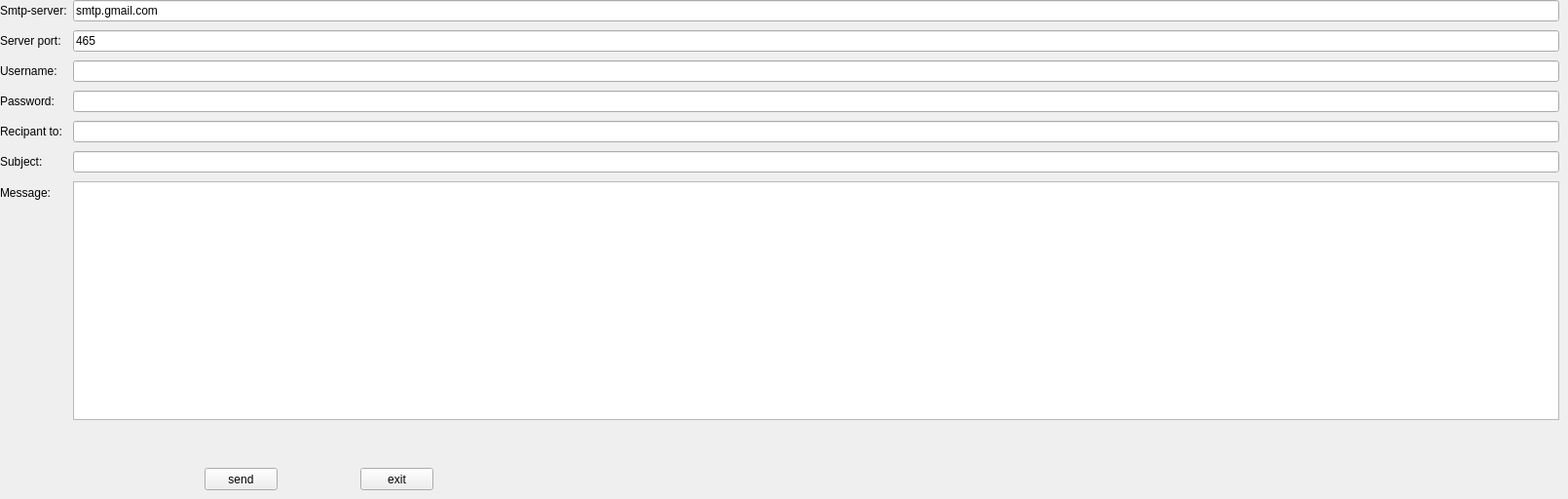
        <widget class="QWidget" name="tab_45">
         <attribute name="title">
          <string>send mail</string>
         </attribute>
         <widget class="QWidget" name="layoutWidget_2">
          <property name="geometry">
           <rect>
            <x>0</x>
            <y>0</y>
            <width>1601</width>
            <height>431</height>
           </rect>
          </property>
          <layout class="QFormLayout" name="formLayout_3">
           <property name="fieldGrowthPolicy">
            <enum>QFormLayout::ExpandingFieldsGrow</enum>
           </property>
           <property name="rowWrapPolicy">
            <enum>QFormLayout::WrapLongRows</enum>
           </property>
           <property name="verticalSpacing">
            <number>9</number>
           </property>
           <item row="0" column="0">
            <widget class="QLabel" name="label_123">
             <property name="text">
              <string>Smtp-server:</string>
             </property>
            </widget>
           </item>
           <item row="1" column="0">
            <widget class="QLabel" name="label_124">
             <property name="text">
              <string>Server port:</string>
             </property>
            </widget>
           </item>
           <item row="3" column="0">
            <widget class="QLabel" name="label_125">
             <property name="text">
              <string>Username:</string>
             </property>
            </widget>
           </item>
           <item row="4" column="0">
            <widget class="QLabel" name="label_126">
             <property name="text">
              <string>Password:</string>
             </property>
            </widget>
           </item>
           <item row="5" column="0">
            <widget class="QLabel" name="label_127">
             <property name="text">
              <string>Recipant to:</string>
             </property>
            </widget>
           </item>
           <item row="6" column="0">
            <widget class="QLabel" name="label_128">
             <property name="text">
              <string>Subject:</string>
             </property>
            </widget>
           </item>
           <item row="7" column="0">
            <widget class="QLabel" name="label_129">
             <property name="text">
              <string>Message:</string>
             </property>
            </widget>
           </item>
           <item row="0" column="1">
            <widget class="QLineEdit" name="server_3">
             <property name="text">
              <string>smtp.gmail.com</string>
             </property>
            </widget>
           </item>
           <item row="3" column="1">
            <widget class="QLineEdit" name="uname_3"/>
           </item>
           <item row="4" column="1">
            <widget class="QLineEdit" name="paswd_3">
             <property name="inputMask">
              <string/>
             </property>
             <property name="echoMode">
              <enum>QLineEdit::Password</enum>
             </property>
            </widget>
           </item>
           <item row="5" column="1">
            <widget class="QLineEdit" name="rcpt_3"/>
           </item>
           <item row="6" column="1">
            <widget class="QLineEdit" name="subject_3"/>
           </item>
           <item row="7" column="1">
            <widget class="QPlainTextEdit" name="msg_3"/>
           </item>
           <item row="1" column="1">
            <widget class="QLineEdit" name="port_3">
             <property name="text">
              <string>465</string>
             </property>
            </widget>
           </item>
          </layout>
         </widget>
         <widget class="QPushButton" name="sendBtn_2">
          <property name="geometry">
           <rect>
            <x>210</x>
            <y>480</y>
            <width>75</width>
            <height>23</height>
           </rect>
          </property>
          <property name="text">
           <string>send</string>
          </property>
         </widget>
         <widget class="QPushButton" name="exitBtn_2">
          <property name="geometry">
           <rect>
            <x>370</x>
            <y>480</y>
            <width>75</width>
            <height>23</height>
           </rect>
          </property>
          <property name="text">
           <string>exit</string>
          </property>
         </widget>
        </widget>
